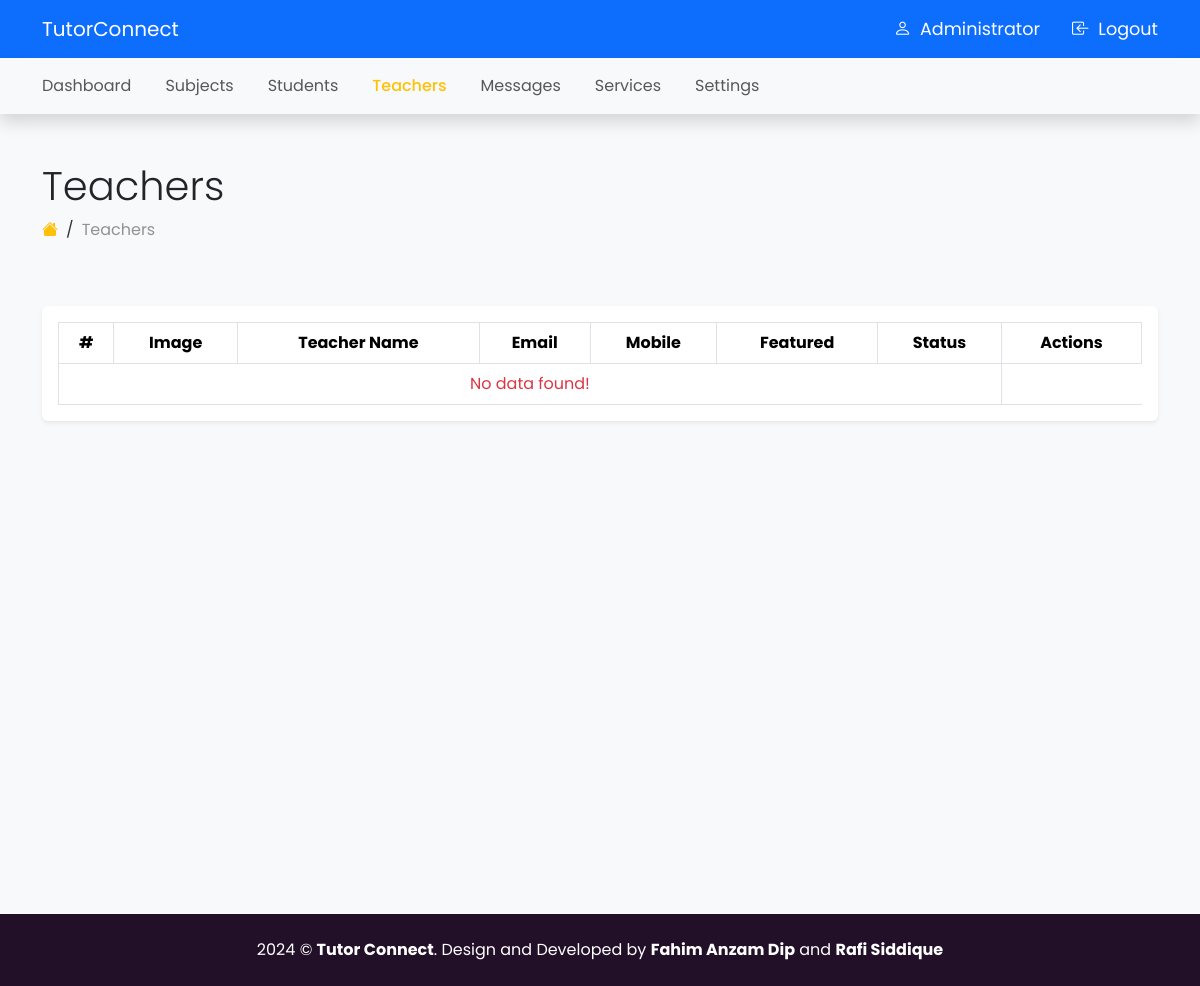
Page /admin/teachers.php (signed in) on the earlier database version.
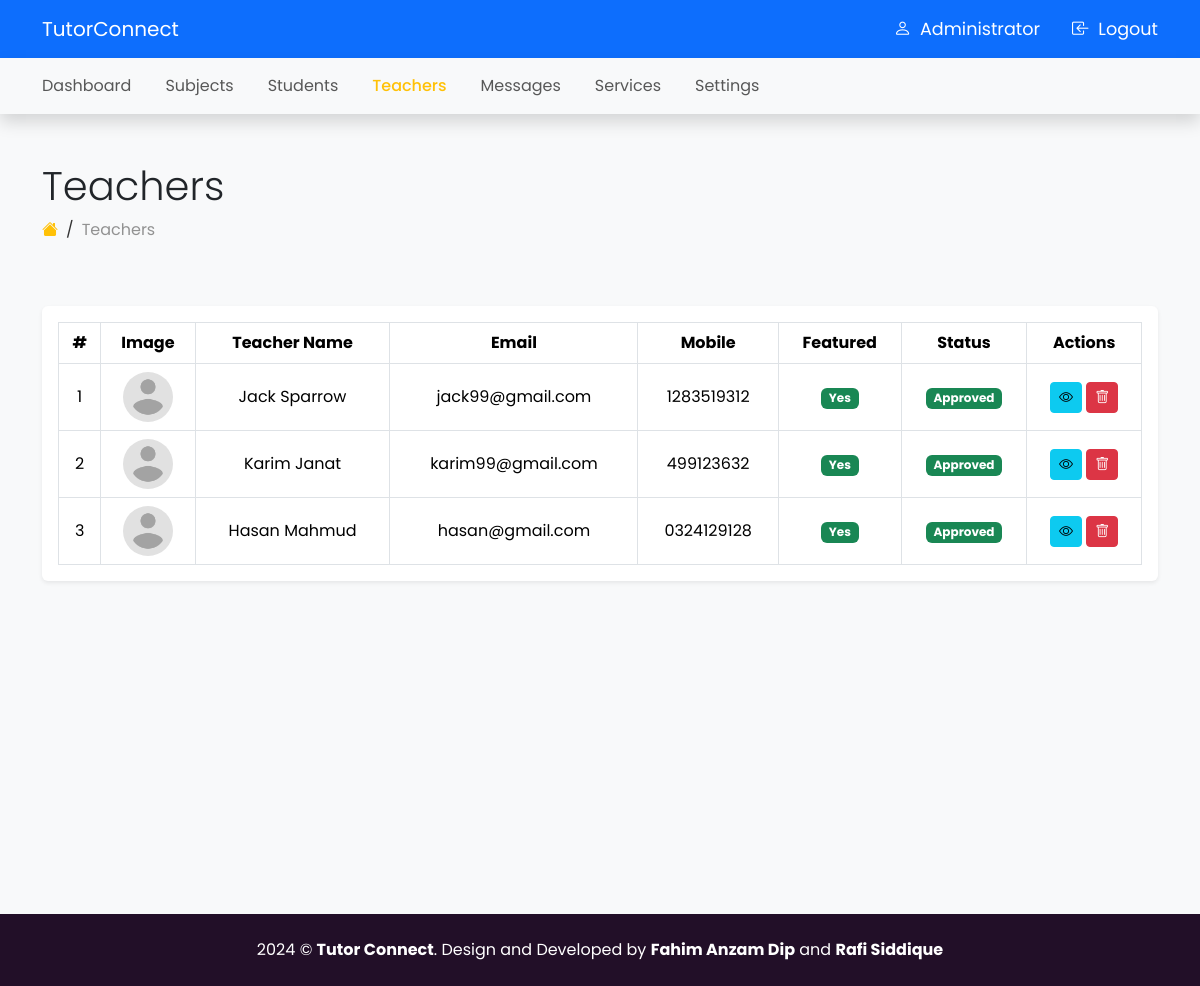
Same page on the later database version.
### tables this page shows
CREATE TABLE `teachers` (
  `id` bigint NOT NULL,
  `user_id` bigint NOT NULL,
  `address` text,
  `image` varchar(255) DEFAULT NULL,
  `short_description` text,
  `description` longtext,
  `class` varchar(255) DEFAULT NULL,
  `featured` tinyint(1) NOT NULL DEFAULT '0',
  `approved` tinyint(1) NOT NULL DEFAULT '0'
);

CREATE TABLE `users` (
  `id` bigint NOT NULL,
  `name` varchar(255) NOT NULL,
  `username` varchar(255) NOT NULL,
  `email` varchar(255) NOT NULL,
  `mobile` varchar(255) DEFAULT NULL,
  `password` varchar(255) NOT NULL,
  `role` varchar(255) DEFAULT NULL,
  `avatar` varchar(255) DEFAULT NULL
);

### helpers/functions.php (called while the page is built)
<?php
function getCurrentUrl() {
    $protocol = (!empty($_SERVER['HTTPS']) && $_SERVER['HTTPS'] !== 'off' || $_SERVER['SERVER_PORT'] == 443) ? "https://" : "http://";
    $host = $_SERVER['HTTP_HOST'];
    $requestUri = $_SERVER['REQUEST_URI'];
    return $protocol . $host . $requestUri;
}
function getPageUrl() {
    $currentUrl = getCurrentUrl();
    $parsedUrl = parse_url($currentUrl, PHP_URL_PATH);
    $parsedUrl = rtrim($parsedUrl, '/');
    $pathSegments = explode('/', $parsedUrl);
    return end($pathSegments);
}

### admin/teachers.php (the view, shortened to what this page needs)
<?php include_once '../includes/admin_header.php' ?>
<section class="py-5 bg-light" style="min-height: 100vh;">
    <div class="container">
        <div class="row mb-5">
            <div class="col-md-12">
                <h2 class="display-6">Teachers</h2>
                <nav class="dashboard-breadcrumb">
                    <ol class="breadcrumb">
                        <li class="breadcrumb-item">
                            <a href="dashboard.php"><i class="bi bi-house-fill text-warning"></i></a>
                        </li>
                        <li class="breadcrumb-item active">Teachers</li>
                    </ol>
                </nav>
            </div>
        </div>
        <div class="row">
            <div class="col-md-12">
                <div class="card border-0 shadow-sm">
                    <div class="card-body">
                        <div class="row">
                            <div class="col-md-12">
                                <div class="table-responsive">
                                    <table class="table table-bordered mb-0">
                                        <thead>
                                        <tr>
                                            <th class="align-middle text-center">#</th>
                                            <th class="align-middle text-center">Image</th>
                                            <th class="align-middle text-center">Teacher Name</th>
                                            <th class="align-middle text-center">Email</th>
                                            <th class="align-middle text-center">Mobile</th>
                                            <th class="align-middle text-center">Featured</th>
                                            <th class="align-middle text-center">Status</th>
                                            <th class="align-middle text-center">Actions</th>
                                        </tr>
                                        </thead>
                                        <tbody>
                                        <?php
                                        $query = "SELECT teachers.id AS teacher_id, teachers.*, users.* FROM teachers JOIN users ON teachers.user_id = users.id";
                                        $teachers = mysqli_query($connection, $query);
                                        ?>
                                        <?php if(mysqli_num_rows($teachers) > 0): ?>
                                            <?php foreach ($teachers as $key => $teacher): ?>
                                                <tr>
                                                    <td class="align-middle text-center"><?= $key+1 ?></td>
                                                    <td class="align-middle text-center">
                                                        <?php if ($teacher['image']): ?>
                                                        <img src="../uploads/<?= $teacher['image'] ?>" alt="<?= $teacher['name'] ?>" class="rounded-circle" width="50">
                                                        <?php else: ?>
                                                        <img src="../images/person_placeholder.png" alt="<?= $teacher['name'] ?>" class="rounded-circle" width="50">
                                                        <?php endif; ?>
                                                    </td>
                                                    <td class="align-middle text-center"><?= $teacher['name'] ?></td>
                                                    <td class="align-middle text-center"><?= $teacher['email'] ?></td>
                                                    <td class="align-middle text-center"><?= $teacher['mobile'] ? $teacher['mobile'] : 'N/A' ?></td>
                                                    <td class="align-middle text-center">
                                                        <?php if ($teacher['featured']): ?>
                                                            <span class="badge bg-success">Yes</span>
                                                        <?php else: ?>
                                                            <span class="badge bg-danger">No</span>
                                                        <?php endif; ?>
                                                    </td>
                                                    <td class="align-middle text-center">
                                                        <?php if ($teacher['approved']): ?>
                                                            <span class="badge bg-success">Approved</span>
                                                        <?php else: ?>
                                                            <span class="badge bg-warning">Pending</span>
                                                        <?php endif; ?>
                                                    </td>
                                                    <td class="align-middle text-center">
                                                        <a href="teachers_show.php?id=<?= $teacher['teacher_id'] ?>" class="btn btn-info btn-sm">
                                                            <i class="bi bi-eye"></i>
                                                        </a>
                                                        <a href="teachers.php?delete=<?= $teacher['teacher_id'] ?>" class="btn btn-danger btn-sm"
                                                           onclick="return confirm('Are you sure?')">
                                                            <i class="bi bi-trash"></i>
                                                        </a>
                                                    </td>
                                                </tr>
                                            <?php endforeach; ?>
                                        <?php else: ?>
                                            <tr>
                                                <td colspan="7" class="align-middle text-center text-danger">No data found!</td>
                                            </tr>
                                        <?php endif; ?>
                                        </tbody>
                                    </table>
                                </div>
                            </div>
                        </div>
                    </div>
                </div>
            </div>
        </div>
    </div>
</section>
<?php include_once '../includes/admin_footer.php' ?>

### includes/admin_header.php (shortened to what this page needs)
<?php require_once '../helpers/functions.php' ?>
<!DOCTYPE html>
<html lang="en">
<head>
    <link href="https://cdn.jsdelivr.net/npm/bootstrap@5.3.3/dist/css/bootstrap.min.css" rel="stylesheet">
    <link rel="stylesheet" href="https://cdn.jsdelivr.net/npm/bootstrap-icons@1.11.3/font/bootstrap-icons.min.css">
    <link rel="stylesheet" href="../css/style.css">
</head>
<body>
<header class="navbar bg-primary navbar-dark">
    <div class="container">
        <a class="navbar-brand" href="../index.php">TutorConnect</a>
        <div>
            <ul class="nav">
                <li class="nav-item">
                    <a class="nav-link text-white" href="../admin/admin_profile.php">
                        <i class="bi bi-person me-1"></i>
                        <?= $_SESSION['user_username'] ?>
                    </a>
                </li>
                <li class="nav-item">
                    <a class="nav-link pe-0 text-white" href="../auth/logout.php">
                        <i class="bi bi-box-arrow-in-left me-1"></i>
                        Logout
                    </a>
                </li>
            </ul>
        </div>
    </div>
</header>
<nav class="dashboard navbar navbar-expand-lg bg-light navbar-light shadow">
    <div class="container">
        <div class="collapse navbar-collapse" id="NavBar">
            <ul class="navbar-nav me-auto mb-2 mb-lg-0">
                <li class="nav-item">
                    <a class="nav-link ps-0 <?= getPageUrl() == 'dashboard.php' ? 'text-warning fw-medium' : '' ?>"
                       href="dashboard.php">Dashboard</a>
                </li>
                <li class="nav-item">
                    <a class="nav-link <?= str_contains(getPageUrl(), 'subjects') ? 'text-warning fw-medium' : '' ?>"
                       href="subjects.php">Subjects</a>
                </li>
                <li class="nav-item">
                    <a class="nav-link <?= str_contains(getPageUrl(), 'students') ? 'text-warning fw-medium' : '' ?>"
                       href="students.php">Students</a>
                </li>
                <li class="nav-item">
                    <a class="nav-link <?= str_contains(getPageUrl(), 'teachers') ? 'text-warning fw-medium' : '' ?>"
                       href="teachers.php">Teachers</a>
                </li>
                <li class="nav-item">
                    <a class="nav-link <?= str_contains(getPageUrl(), 'messages') ? 'text-warning fw-medium' : '' ?>"
                       href="messages.php">Messages</a>
                </li>
                <li class="nav-item">
                    <a class="nav-link <?= str_contains(getPageUrl(), 'services') ? 'text-warning fw-medium' : '' ?>"
                       href="services.php">Services</a>
                </li>
                <li class="nav-item">
                    <a class="nav-link <?= str_contains(getPageUrl(), 'settings') ? 'text-warning fw-medium' : '' ?>"
                       href="settings.php">Settings</a>
                </li>
            </ul>
        </div>
    </div>
</nav>

### includes/admin_footer.php (shortened to what this page needs)
<footer>
    <section class="footer-bottom text-white" style="background-color: #220f28;">
        <div class="container">
            <div class="row py-4">
                <div class="col-md-12 text-center">
                    <p class="mb-0"><?php echo date('Y'); ?> © <strong>Tutor Connect</strong>. Design and Developed by <strong>Fahim Anzam Dip</strong> and <strong>Rafi Siddique</strong></p>
                </div>
            </div>
        </div>
    </section>
</footer>
</body>
</html>

### css/style.css (style rules this page uses)
body { font-family: "Poppins", sans-serif; }
@media (min-width: 992px) { .navbar-expand-lg .navbar-nav .nav-link { padding-right: 17px; padding-left: 17px; } }
.nav-link { font-size: 1.1rem; }
.breadcrumb-item a { color: #fff; }
.breadcrumb-item+.breadcrumb-item::before { float: left; padding-right: var(--bs-breadcrumb-item-padding-x); color: #fff; content: var(--bs-breadcrumb-divider, "/"); }
.breadcrumb-item.active { color: #f3f3ff; }
.dashboard .nav-link { font-size: 1rem; }
.dashboard-breadcrumb .breadcrumb-item a { color: #333; }
.dashboard-breadcrumb .breadcrumb-item+.breadcrumb-item::before { float: left; padding-right: var(--bs-breadcrumb-item-padding-x); color: #333; content: var(--bs-breadcrumb-divider, "/"); }
.dashboard-breadcrumb .breadcrumb-item.active { color: #929292; }

Differences in the rows shown:
added teachers: image (placeholder picture), user.name "Jack Sparrow", user.email "jack99@gmail.com", user.mobile "1283519312", featured "Yes", approved "Approved"
added teachers: user.name "Karim Janat", user.email "karim99@gmail.com", user.mobile "499123632", featured "Yes", approved "Approved"
added teachers: user.name "Hasan Mahmud", user.email "hasan@gmail.com", user.mobile "0324129128", featured "Yes", approved "Approved"
Other differences:
text no longer shown: "No data found!"
